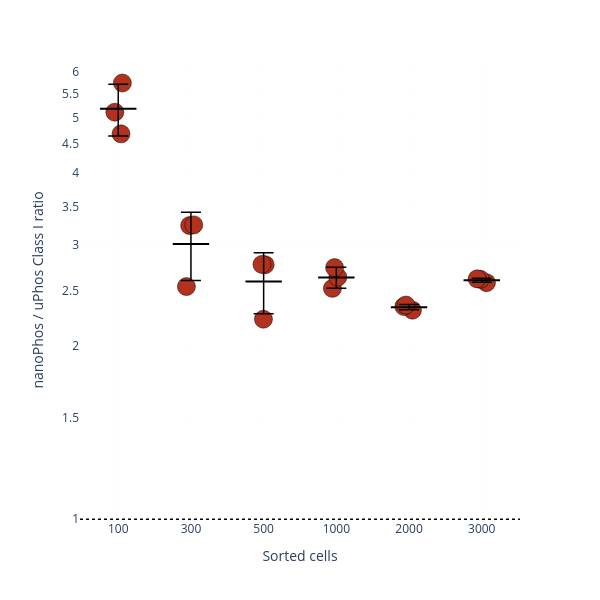

This figure's notebook cell:
### Markdown cell above
# Figure 3c

### Code cell
# Figure 3c — nanoPhos vs uPhos depth advantage per sorted-cell number.
# Class I, multiplicity collapsed, localization enforced. Reported metric = ratio of
# per-condition MEANS; plotted points = each nanoPhos rep / uPhos mean (3 per cell
# number); black mean +/- SD crossbar. Same construction as the corrected Fig 2E.
import importlib, core
importlib.reload(core)
from core import count_sites_per_sample_ptm_report
import numpy as np
import pandas as pd
import plotly.express as px
import plotly.graph_objects as go

summary_rows, ratios, labels = [], [], []
for n in CELL_ORDER:
    if n not in hela_nanophos or n not in hela_uphos:
        continue
    nano       = list(count_sites_per_sample_ptm_report(hela_nanophos[n]).values())
    uphos      = list(count_sites_per_sample_ptm_report(hela_uphos[n]).values())
    uphos_mean = np.mean(uphos)
    if uphos_mean <= 0:
        continue
    per_rep = [x / uphos_mean for x in nano]
    ratios += per_rep
    labels += [str(n)] * len(per_rep)
    summary_rows.append({
        'cells':          n,
        'nano_mean':      int(np.mean(nano)),
        'uphos_mean':     round(uphos_mean, 1),
        'ratio_of_means': round(np.mean(nano) / uphos_mean, 2),
    })

summary = pd.DataFrame(summary_rows).set_index('cells')
print(summary.to_string())

df_ratio = pd.DataFrame({'Ratio': ratios, 'ID': labels})
order = [str(n) for n in CELL_ORDER if n in hela_nanophos and n in hela_uphos]
fig = px.strip(df_ratio, y='Ratio', x='ID', log_y=True, category_orders={'ID': order})
fig.update_layout(width=600, height=600, template='plotly_white', showlegend=False,
                  xaxis_title='Sorted cells', yaxis_title='nanoPhos / uPhos Class I ratio')
fig.update_traces(marker=dict(size=18, color='#B3321E', line=dict(width=0.5, color='black')))
fig.update_yaxes(showgrid=True, gridwidth=0.1, gridcolor='#F3F2F2', griddash='solid')
fig.update_xaxes(showgrid=True, gridwidth=0.1, gridcolor='#F3F2F2', griddash='solid')
fig.add_hline(y=1.0, line=dict(color='black', dash='dot', width=1.5))

# mean +/- SD crossbar per cell number (n=3)
stats_c = df_ratio.groupby('ID')['Ratio'].agg(['mean', 'std']).reindex(order)
fig.add_trace(go.Scatter(
    x=stats_c.index, y=stats_c['mean'],
    error_y=dict(type='data', array=stats_c['std'].fillna(0), visible=True,
                 color='black', thickness=1.5, width=10),
    mode='markers',
    marker=dict(symbol='line-ew', size=26, color='black', line=dict(width=2, color='black')),
    showlegend=False, hovertemplate='mean=%{y:.1f}x<extra></extra>',
))
fig.show()
fig.write_image(r'figures/figure3/figure3c.pdf', width=600, height=600)

### Figure 1 — Plotly figure (JSON) as saved in the notebook; plotly's stock layout.template omitted (floating-point values rounded to 4 significant figures)
{"data": [{"alignmentgroup": "True", "boxpoints": "all", "fillcolor": "rgba(255,255,255,0)", "hoveron": "points", "hovertemplate": "ID=%{x}<br>Ratio=%{y}<extra></extra>", "legendgroup": "", "line": {"color": "rgba(255,255,255,0)"}, "marker": {"color": "#B3321E", "line": {"color": "black", "width": 0.5}, "size": 18}, "name": "", "offsetgroup": "", "orientation": "v", "pointpos": 0, "showlegend": false, "type": "box", "x": ["100", "100", "100", "300", "300", "300", "500", "500", "500", "1000", "1000", "1000", "2000", "2000", "2000", "3000", "3000", "3000"], "x0": " ", "xaxis": "x", "y": [4.68, 5.104, 5.737, 2.539, 3.25, 3.242, 2.228, 2.775, 2.771, 2.521, 2.74, 2.636, 2.358, 2.31, 2.344, 2.614, 2.619, 2.579], "y0": " ", "yaxis": "y"}, {"error_y": {"array": [0.532, 0.408, 0.3146, 0.1095, 0.02471, 0.02152], "color": "black", "thickness": 1.5, "type": "data", "visible": true, "width": 10}, "hovertemplate": "mean=%{y:.1f}x<extra></extra>", "marker": {"color": "black", "line": {"color": "black", "width": 2}, "size": 26, "symbol": "line-ew"}, "mode": "markers", "showlegend": false, "type": "scatter", "x": ["100", "300", "500", "1000", "2000", "3000"], "y": [5.174, 3.01, 2.591, 2.632, 2.337, 2.604]}], "layout": {"boxmode": "group", "height": 600, "legend": {"tracegroupgap": 0}, "margin": {"t": 60}, "shapes": [{"line": {"color": "black", "dash": "dot", "width": 1.5}, "type": "line", "x0": 0, "x1": 1, "xref": "x domain", "y0": 1, "y1": 1, "yref": "y"}], "showlegend": false, "width": 600, "xaxis": {"anchor": "y", "categoryarray": ["100", "300", "500", "1000", "2000", "3000"], "categoryorder": "array", "domain": [0, 1], "gridcolor": "#F3F2F2", "griddash": "solid", "gridwidth": 0.1, "showgrid": true, "title": {"text": "Sorted cells"}}, "yaxis": {"anchor": "x", "domain": [0, 1], "gridcolor": "#F3F2F2", "griddash": "solid", "gridwidth": 0.1, "showgrid": true, "title": {"text": "nanoPhos / uPhos Class I ratio"}, "type": "log"}}}
